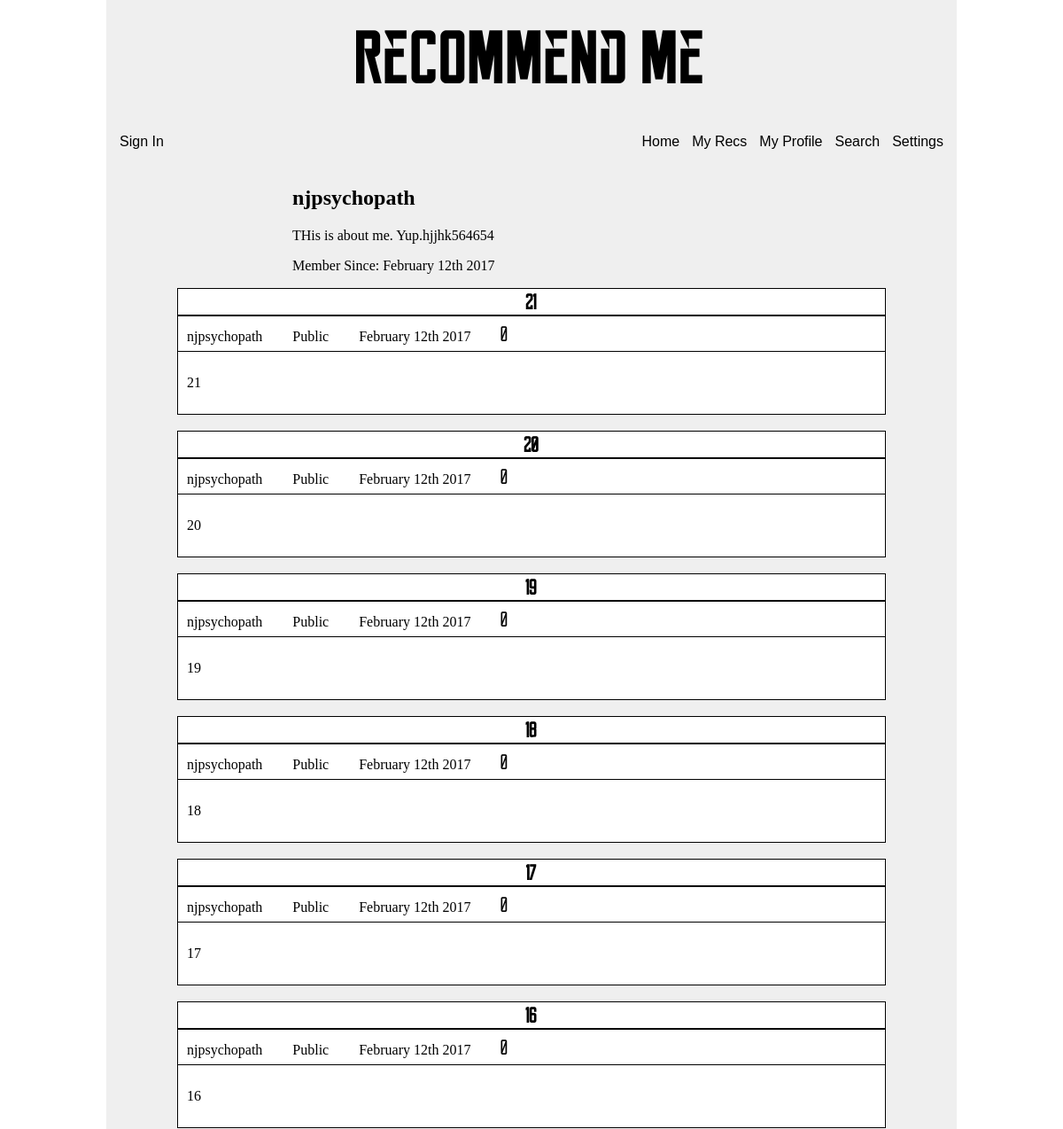
Before: /personal/profile/1 (upper part) with the older database file.
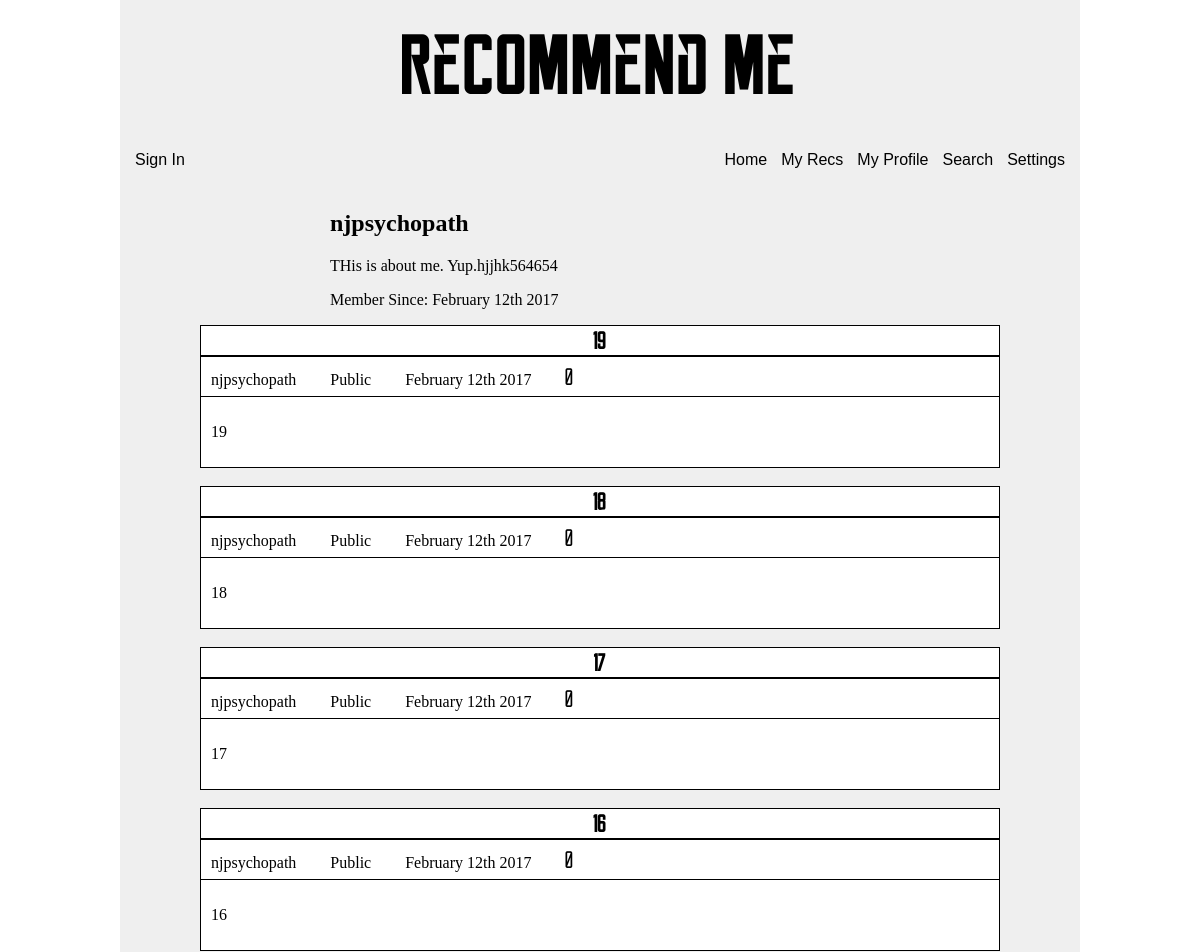
After: the same page with the newer database file.
### app/models.py (models this page shows, shortened)
class Users(UserMixin, db.Model):
    __tablename__ = 'users'
    id = db.Column(db.INTEGER, primary_key=True)
    username = db.Column(db.String, unique=True)
    email = db.Column(db.String, unique=True)
    password_hash = db.Column(db.String(128))
    updates = db.Column(db.Boolean, default=True)
    confirmed = db.Column(db.Boolean, default=False)
    role_id = db.Column(db.INTEGER, db.ForeignKey('roles.id'))
    display = db.Column(db.Integer, default=10)
    about_me = db.Column(db.Text())
    member_since = db.Column(db.DATETIME(), default=datetime.utcnow)
    posts = db.relationship('Recommendation', backref='author', lazy='dynamic')
    @property
    def password(self):
        raise AttributeError('password is hashed')

class Recommendation(db.Model):
    __tablename__ = 'recs'
    id = db.Column(db.Integer, primary_key=True)
    title = db.Column(db.String(64))
    public = db.Column(db.Boolean, default=True)
    timestamp = db.Column(db.DateTime, index=True, default=datetime.utcnow)
    author_id = db.Column(db.Integer, db.ForeignKey('users.id'))
    text = db.Column(db.Text)
    likes = db.Column(db.Integer, default=0)

### app/personal/views.py (the view)
@personal.route('/profile')
@personal.route('/profile/<int:id>')
def profile(id=-1):
    if id == -1 and current_user.is_authenticated:
        id = current_user.id
    elif id == -1 and not current_user.is_authenticated:
        return redirect(url_for('auth.login'))
    user = Users.query.filter_by(id=id).first_or_404()
    display_recs = Recommendation.query.filter_by(author_id=user.id).order_by(
        Recommendation.timestamp.desc()).limit(100)
    return render_template('personal/profile.html', user=user, display=display_recs)

### app/auth/views.py (called while the page is built)
@auth.before_app_request
def before_request():
    if  current_user.is_authenticated  and not current_user.confirmed \
    and request.endpoint[:5] != 'auth.' and request.endpoint != 'static':
        return redirect(url_for('auth.unconfirmed'))

### app/main/__init__.py (called while the page is built)
@main.app_context_processor
def inject_permissions():
    return dict(Permission=Permission)

### manage.py (called while the page is built)
@app.url_defaults
def hashed_static_file(endpoint, values):
    if 'static' == endpoint or endpoint.endswith('.static'):
        filename = values.get('filename')
        if filename:
            blueprint = request.blueprint
            if '.' in endpoint:  # blueprint
                blueprint = endpoint.rsplit('.', 1)[0]
            static_folder = app.static_folder
            if blueprint and app.blueprints[blueprint].static_folder:
                static_folder = app.blueprints[blueprint].static_folder
            fp = os.path.join(static_folder, filename)
            if os.path.exists(fp):
                values['_'] = int(os.stat(fp).st_mtime)

### app/templates/personal/profile.html (shortened to what this page needs)
<!DOCTYPE html>
{% extends 'personal/post.html' %}
  {% block maincontent %}
    <div class='w940'>
      <h2>{{user.username}}</h2>
      <p>{{user.about_me}}</p>
      <p>Member Since: {{moment(user.member_since).format('MMMM Do YYYY')}}</p>
    </div>
    <div class='listrecs'>
      {{postmacro.render_posts(display, current_user, moment)}}
    </div>
  {% endblock %}

### app/templates/personal/post.html (shortened to what this page needs)
<!DOCTYPE html>
{% import 'personal/postmacro.html'  as postmacro %}
{% extends 'auth/subscribe.html' %}
  {% block head %}
    {{super()}}
    <link href="{{url_for('static', filename='css/poststyle.css')}}" type='text/css', rel='stylesheet'/>
  {% endblock %}

### app/templates/personal/postmacro.html (shortened to what this page needs)
{% macro render_posts(display, current_user, moment) %}
  {% for rec in display %}
    {% if rec.public or (current_user.is_authenticated and current_user.id == rec.author_id) %}
      <div class='rec1'>
        <h3 class='postTitle rec'>{{rec.title}}</h3>
        <div class='postHeaderDiv'>
          <p class='postHeader'>{{rec.author.username}}</p>
          {% if rec.public %}
            <p class='postHeader'>Public</p>
          {% else %}
            <p class='postHeader'>Private</p>
          {% endif %}
        <p class='postHeader'>{{moment(rec.timestamp).format('MMMM Do YYYY')}}</p>
        <p class='postHeader rec'>{{rec.likes}}</p>
        </div>
        <p class='postText'>{{rec.text}}</p>
      </div>
      <br/>
    {% endif %}
  {% endfor %}
</div>
{% endmacro %}

### app/templates/auth/subscribe.html (shortened to what this page needs)
<!DOCTYPE html>
{% extends 'onecoloumn.html' %}
  {% block head %}
    {{super()}}
    <link href="{{url_for('static', filename='css/subscribestyle.css')}}" type='text/css' rel='stylesheet'/>
  {% endblock %}

### app/templates/onecoloumn.html (shortened to what this page needs)
<!DOCTYPE html>
{% extends 'base.html' %}
  {% block head %}
    {{super()}}
    <link href="{{url_for('static', filename='css/onecoloumnstyle.css')}}" type="text/css" rel='stylesheet'/>
  {% endblock %}
  {% block content %}
    <div id='maincontent'>
      {% block maincontent %}
      {% endblock %}
    </div>
  {% endblock %}

### app/templates/base.html (shortened to what this page needs)
<!DOCTYPE html>
<html lang='en'>
  <head>
    {% block head %}
      <link href="{{url_for('static', filename='css/basestyle.css')}}" type='text/css' rel='stylesheet'/>
    {% endblock %}
  </head>
  <body>
    <div id='header'>
      {% block header %}
        <div id='logo'>
          <h1>Recommend Me</h1>
        </div>
        <div id='nav'>
              <div class='signin'>
                {% if current_user.is_authenticated %}
                  <p>{{current_user.username}}</p>
                  <p><a href="{{url_for('auth.logout')}}">Sign Out</a></p>
                {% else %}
                  <p><a href="{{url_for('auth.login')}}">Sign In</a></p>
                {% endif %}
              </div>
              <ul class='loginbar'>
                <li><a href="{{url_for('main.index')}}">Home</a></li>
                {% if current_user.is_authenticated %}
                  <li><a href="{{url_for('personal.post', limit=current_user.display)}}">My Recs</a></li>
                {% else %}
                  <li><a href="{{url_for('personal.post')}}">My Recs</a></li>
                {% endif %}
                <li><a href="{{url_for('personal.profile')}}">My Profile</a></li>
                <div class='submenu-container'>
                  <li class='s'><a href=''>Search</a></li>
                </div>
                <div class='submenu-container'>
                  <li class='s'><a href=''>Settings</a></li>
                </div>
              </ul>
        </div>
      {% endblock %}
    </div>
    <div id='content'>
      {% block content %}
      {% endblock %}
  </body>
</html>

### app/static/css/basestyle.css (style rules this page uses)
body { width: 960px; margin: 0px auto; font-family: Georgia, 'Times New Roman', serif; }
#header, #content, #footer { background-color: #efefef; }
#content, #footer { overflow: auto; height: 100%; }
#header { padding: 10px 10px 15px 10px; }
#logo { text-align: center; font-family: 'reckoner_bold', Impact, fantasy; font-size: 32pt; }
h1 { margin-top: 20px; margin-bottom: 20px; }
.signin>p { display: inline; }
.signin { width: 400px; float: left; margin-top: 16px; margin-bottom: 16px; }
#nav { height: 40px; }
.loginbar { float: right; position: relative; }
li { font-family: sans-serif; display: inline; }
a { text-decoration: none; color: inherit; font-family: sans-serif; padding: 5px; }
.submenu-container { position: relative; display: inline-block; }
.rec { font-family: 'reckoner', Impact, fantasy; }

### app/static/css/subscribestyle.css (style rules this page uses)
.w940 { margin: 10px; width: 740px; padding-left: 200px; }
.rec { font-size: 24px; }

### app/static/css/poststyle.css (style rules this page uses)
.listrecs { width: 800px; margin: 0px auto; }
.rec1 { border: 1px solid black; background-color: white; }
.postTitle { margin-top: 5px; margin-bottom: 5px; border-bottom: 2px solid black; text-align: center; }
.postHeaderDiv { margin-top: 5px; margin-bottom: 5px; border-bottom: 1px solid black; padding-left: 10px; padding-right: 10px; }
.postHeader { display: inline-block; margin-top: 5px; margin-bottom: 5px; padding-right: 30px; }
.postText { padding: 10px; }

Changed rows visible on the page:
removed Recommendation: title "21", author.username "njpsychopath", public "Public", timestamp "February 12th 2017", likes "0", text "21"
removed Recommendation: title "20", author.username "njpsychopath", public "Public", timestamp "February 12th 2017", likes "0", text "20"
